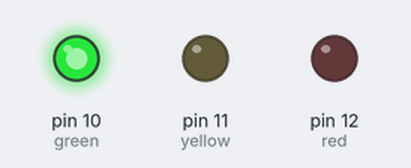
Recording of a sketch running on a simulated Arduino Uno, built with avr-gcc and run on an emulated ATmega328P. Shown: output pins drawn as LEDs (lit = HIGH).

Above: at 1.5 s.
At 4.5 s:
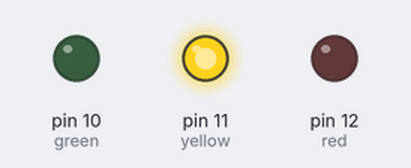
At 7.5 s:
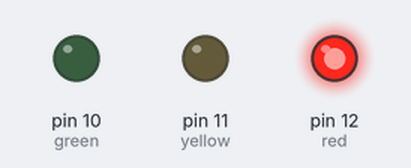
Timing chart, 0 to 11.7 s (numbered marks = the images above):
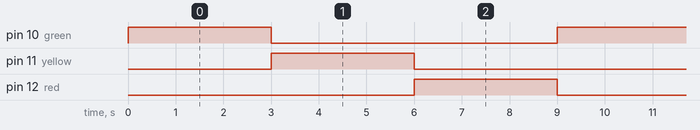

Measured:
- by itself, pin 10 (green), pin 11 (yellow), pin 12 (red): alternates HIGH for 3.0 s and LOW for 6.0 s
- by itself, everything shown: repeats every 9.0 s, in 3 steps

The sketch:

TRAFIC.ino
```cpp
int green=10;
int yellow=11;
int red=12;


void setup() {
 pinMode(green,OUTPUT);
  pinMode(yellow,OUTPUT);
   pinMode(red,OUTPUT);

}

void loop() {
  digitalWrite (green,HIGH);
  digitalWrite (yellow,LOW);
  digitalWrite (red,LOW);
  delay (3000);
  digitalWrite (green,LOW);
  digitalWrite (yellow,HIGH);
  digitalWrite (red,LOW);
  delay (3000);
  digitalWrite (green,LOW);
  digitalWrite (yellow,LOW);
  digitalWrite (red,HIGH);
  delay (3000);

}
```
